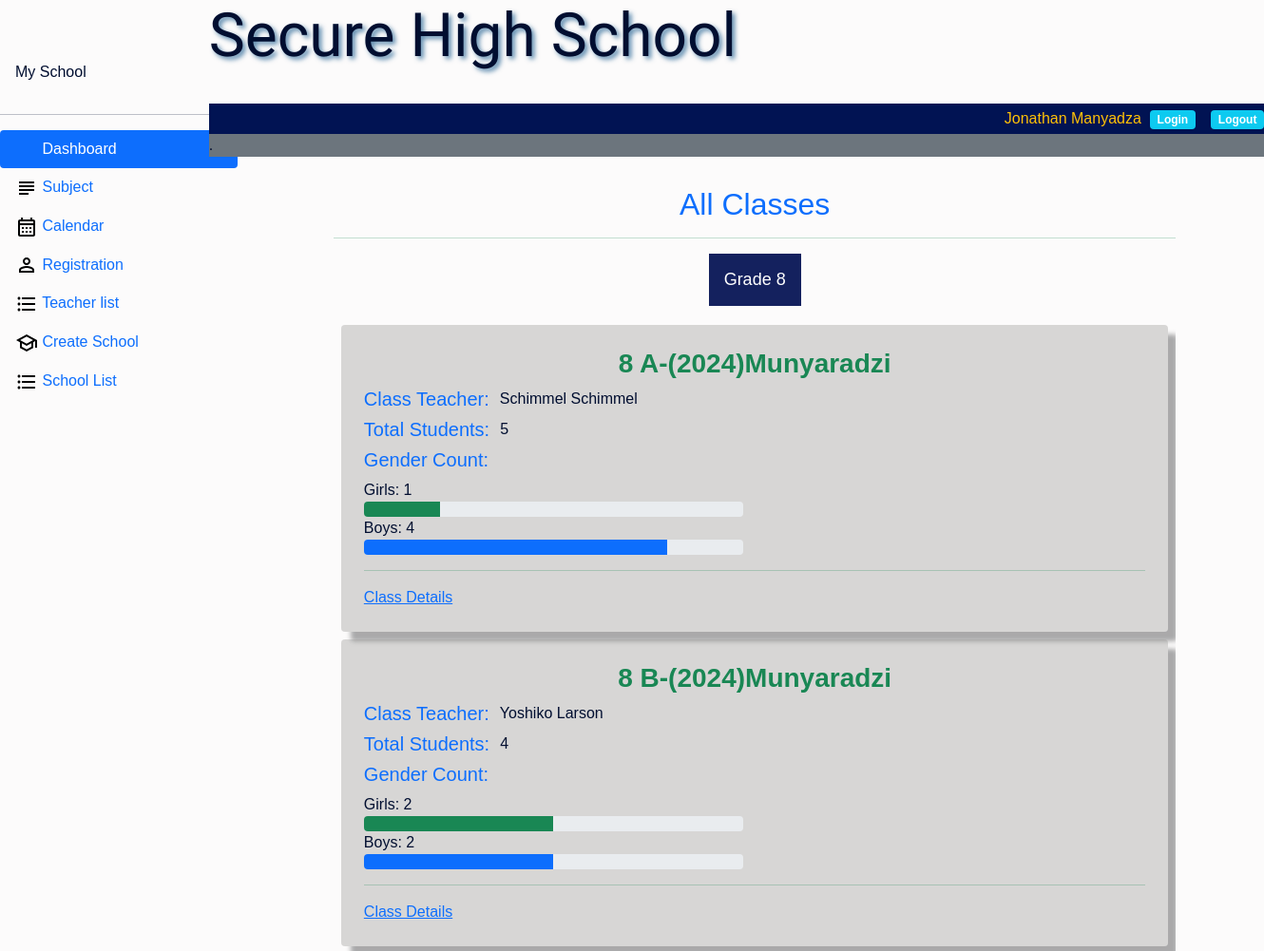
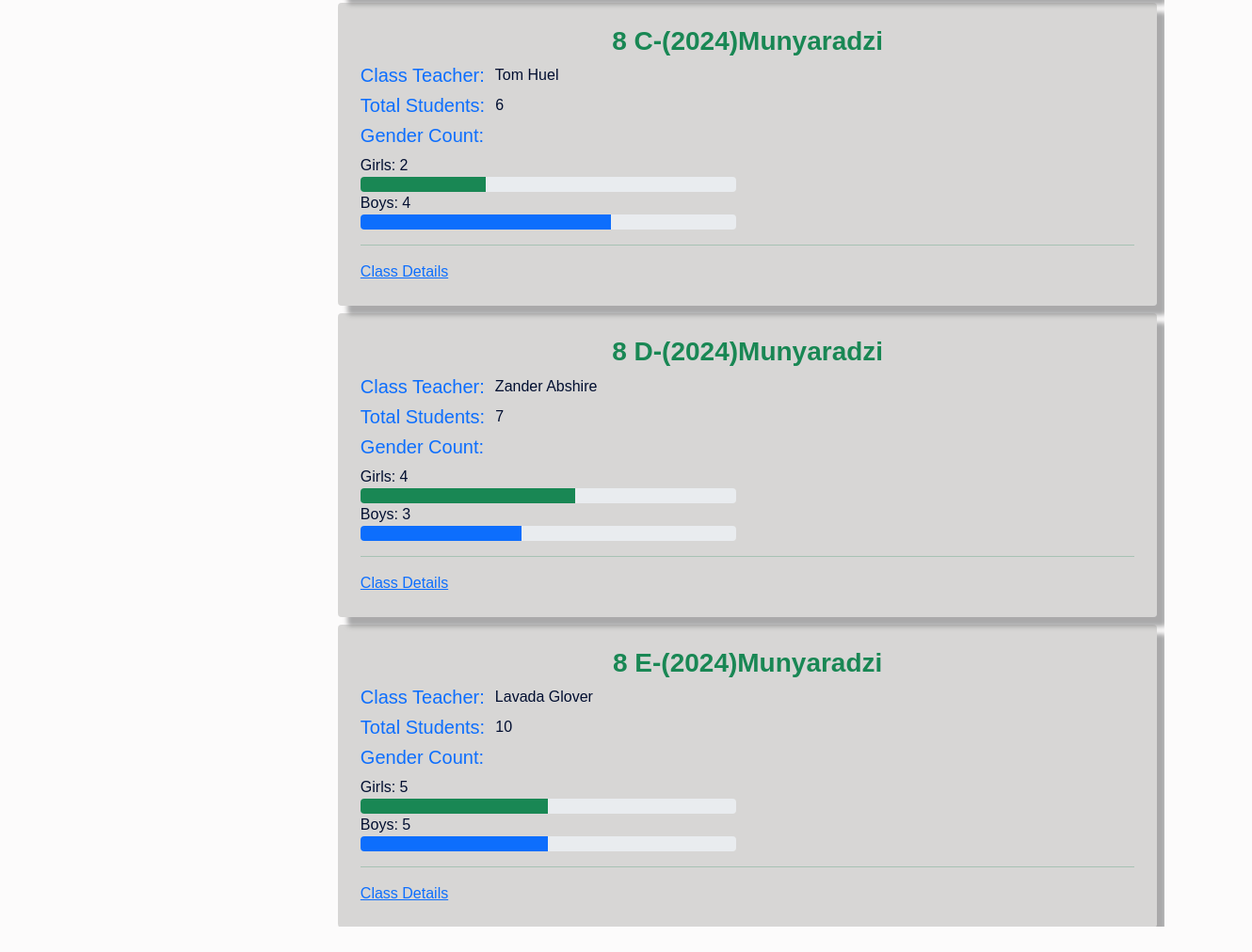
The app's page /all_classes/ (signed in) with its own data (2 pictures, top to bottom).
### customadmin/models.py (models this page shows, shortened)
class CustomUser(AbstractBaseUser, PermissionsMixin):
    USER_TYPE = (
        ('student', 'STUDENT'),
        ('teacher', 'TEACHER'),
        ('school_admin', 'SCHOOL_ADMIN'),
        ('deputy_head', 'DEPUTY_HEAD'),
        ('school_head', 'SCHOOL_HEAD'),
        ('district_admin', 'DISTRICT_ADMIN'),
    )
    POSITION = (
        ('admin', 'ADMIN'),
        ('user', 'USER'),
        ('staff', 'STAFF'),
        ('student', 'STUDENT'),
    )
    email       = models.EmailField(unique=True)
    first_name  = models.CharField(max_length=30)
    last_name   = models.CharField(max_length=30)
    position    = models.CharField(max_length=30, choices=POSITION)
    user_type   = models.CharField(max_length=30, choices=USER_TYPE)
    is_active   = models.BooleanField(default=True)
    is_staff    = models.BooleanField(default=False)
    is_school_superuser = models.BooleanField(default=False)
    objects     = CustomUserManager()
    USERNAME_FIELD = 'email'
    REQUIRED_FIELDS = ['first_name', 'last_name']
    def __str__(self):
        return f'{self.first_name} {self.last_name}'

### district/models.py (models this page shows)
class GradeLevel(models.Model):
    class GradeLevels(models.IntegerChoices):
        EIGHT  = 8, '8'
        NINE   = 9, '9'
        TEN    = 10, '10'
        ELEVEN = 11, '11'
        TWELVE = 12, '12'
    grade_level = models.IntegerField(choices=GradeLevels.choices)
    def __str__(self):
        return str(self.grade_level)

class AcademicCalendar(models.Model):
    academic_year = models.PositiveIntegerField(default=datetime.datetime.now().year, blank=True, null=True)
    term_1_start_date = models.DateField(blank=True, null=True)
    term_1_end_date   = models.DateField(blank=True, null=True)
    term_2_start_date = models.DateField(blank=True, null=True)
    term_2_end_date   = models.DateField(blank=True, null=True)
    term_3_start_date = models.DateField(blank=True, null=True)
    term_3_end_date   = models.DateField(blank=True, null=True)
    term_4_start_date = models.DateField(blank=True, null=True)
    term_4_end_date   = models.DateField(blank=True, null=True)
    is_current = models.BooleanField(default=True)
    def __str__(self):
        return f'{self.academic_year}'

class District_School_Registration(models.Model):
    school_name   = models.CharField(max_length=255,blank=True, null=True)
    address       = models.TextField(blank=True, null=True)
    phone_number  = models.CharField(max_length=20,blank=True, null=True)
    email         = models.EmailField(blank=True, null=True)
    def __str__(self):
        return f'{self.school_name}'

### student/models.py (models this page shows, shortened)
class ClassRoom(models.Model):
    name      = models.ForeignKey(ClassName, on_delete=models.CASCADE)
    grd_level = models.ForeignKey(GradeLevel, on_delete=models.CASCADE, null=True, blank=True)
    students  = models.ManyToManyField(StudentProfile, blank=True)
    class_teacher = models.ForeignKey(CustomUser, on_delete=models.SET_NULL, null=True, blank=True, related_name='assigned_class')
    max_capacity  = models.PositiveIntegerField(default=45)
    date          = models.DateField(auto_now_add=True)
    year          = models.ForeignKey(AcademicCalendar, on_delete=models.CASCADE, null=True, blank=True)
    class Meta:
        ordering = ['name']

### customsettings/models.py (models this page shows)
class ClassName(models.Model):
    CLASS_CHOICES = [
        ('A', 'A'),('B', 'B'),('C', 'C'),('D', 'D'),('E', 'E'),
    ]
    schoolprofile  = models.ForeignKey(SchoolProfile, on_delete=models.CASCADE,blank=True, null=True)
    grd_level      = models.ForeignKey(GradeLevel, on_delete=models.CASCADE, null=True, blank=True)
    classname      = models.CharField(max_length= 1, choices=CLASS_CHOICES)
    academic_year  = models.ForeignKey(AcademicCalendar, on_delete=models.CASCADE, null=True, blank=True)
    date           = models.DateField(auto_now_add=True)
    def __str__(self):
        return f"{self.grd_level} {self.classname}-({self.academic_year}){self.schoolprofile }"

class SchoolProfile(models.Model):
    school_name  = models.OneToOneField(District_School_Registration, on_delete=models.CASCADE, blank=True, null=True)
    school_logo  = models.ImageField(upload_to='school_logos/', blank=True, null=True)
    facebook     = models.URLField(blank=True)
    twitter      = models.URLField(blank=True)
    instagram    = models.URLField(blank=True)
    school_subjects   = models.ManyToManyField('SchoolSubject')
    is_setup_complete = models.BooleanField(default=False)
    def __str__(self):
       return f'{self.school_name}'

### student/views.py (the view)
# urls.py: path('all_classes/', views.all_classes,name='all_classes'),
@login_required
@user_passes_test(lambda u: u.is_superuser or u.user_type == 'school_admin')
def all_classes(request):
    classes = ClassRoom.objects.all().select_related('name__grd_level')
    grade_level_data = {}
    for classroom in classes:
        class_students = classroom.students.all()
        total_students = class_students.count()
        male_count = class_students.filter(gender='male').count()
        female_count = class_students.filter(gender='female').count()
        grade_level = classroom.name.grd_level
        if grade_level not in grade_level_data:
            grade_level_data[grade_level] = []
        total_count = male_count + female_count
        female_percentage = (female_count / total_count) * 100 if total_count > 0 else 0
        male_percentage = (male_count / total_count) * 100 if total_count > 0 else 0
        grade_level_data[grade_level].append({
            'classroom_pk': classroom.pk,
            'classroom': classroom,
            'total_students': total_students,
            'male_count': male_count,
            'female_count': female_count,
            'female_percentage': female_percentage,
            'male_percentage': male_percentage,
        })
    return render(request, 'student/all_classes.html', {'grade_level_data': grade_level_data })

### customadmin/templatetags/custom_tags.py (called while the page is built)
@register.simple_tag
def get_dashboard_url(user):
    if user.groups.filter(name='student').exists():
        return reverse('high_level_dashboard')
    elif user.groups.filter(name='staff').exists():
        return reverse('teacher_dashboard')
    elif user.groups.filter(name='school_admin').exists():
        return reverse('school_admin_dashboard')
    elif user.groups.filter(name='deputy_head').exists():
        return reverse('deputy_head_dashboard')
    elif user.groups.filter(name='school_head').exists():
        return reverse('school_head_dashboard')
    else:
        return reverse('default_dashboard')

### templates/student/all_classes.html (shortened to what this page needs)
{% extends 'partials/base.html' %}
{% load crispy_forms_tags %}
{% block content %}
<div class="col-lg-8 offset-md-1 scroll-container">
    <div class="division mt-5">
        <h2 class="text-center text-primary">All Classes</h2>
        <hr class="text-success">
        <div class="tab rounded">
            {% for grade_level, class_data in grade_level_data.items %}
            <button class="tablinks {% if forloop.first %}active{% endif %}" onclick="openTab(event, 'grade{{ grade_level }}')">Grade {{ grade_level }}</button>
            {% endfor %}
        </div>
        {% for grade_level, class_data in grade_level_data.items %}
        <div id="grade{{ grade_level }}" class="tabcontent {% if forloop.first %}active{% endif %}">
            {% for data in class_data %}
            <div class="class-details shado bg1 m-2 p-4 rounded">
                <h3 class="text-success text-center"><strong>{{ data.classroom.name }}</strong></h3>
                <div class="d-flex">
                    <h5 class="text-primary">Class Teacher:&nbsp;&nbsp;</h5>
                    {{ data.classroom.class_teacher.first_name|default:"No teacher assigned" }} {{ data.classroom.class_teacher.last_name|default:"" }}
                </div>
                <div class="d-flex">
                    <h5 class="text-primary">Total Students:&nbsp;&nbsp;</h5>
                    {{ data.total_students }}
                </div>
                <div class="d-flex">
                    <h5 class="text-primary">Gender Count:</h5>
                </div>
                <div class="row">
                    <div class="col-md-6">
                        Girls: {{ data.female_count }}
                        <div class="progress">
                            <div class="progress-bar bg-success" role="progressbar" style="width: {{ data.female_percentage }}%;" aria-valuenow="{{ data.female_count }}" aria-valuemin="0" aria-valuemax="{{ data.total_students }}"></div>
                        </div>
                        Boys: {{ data.male_count }}
                        <div class="progress">
                            <div class="progress-bar bg-primary" role="progressbar" style="width: {{ data.male_percentage }}%;" aria-valuenow="{{ data.male_count }}" aria-valuemin="0" aria-valuemax="{{ data.total_students }}"></div>
                        </div>
                    </div>
                </div>
                <hr class="text-success">
                <a href="{% url 'classroom_details' pk=data.classroom_pk %}">Class Details</a>
            </div>
            {% endfor %}
        </div>
        {% endfor %}
    </div>
</div>
{% endblock %}

### templates/partials/nav.html
<nav class=" position-fixed  mb-5"  style="height: 100px; width: 85%;">
    <h1 class="display-3 pirata"> Secure High School </h1>
    <br>
    <div class="bg3 p-1 d-flex justify-content-end " style="width: 100%;">
        <span class="text-warning">{{ request.user }}&nbsp;&nbsp; </span>
        <a href="{% url 'login' %}" class="text-white me-3"><span class="badge bg-info">Login</span> </a>
        <a href="{% url 'account_logout' %}" class="text-white me-3"><span class="badge bg-info">Logout</span></a>
    </div>
    <div class="bg-secondary">.</div>
</nav>

### static/css/academia.css (style rules this page uses)
body { background: rgb(252, 251, 251); color: rgb(1, 14, 48); font-family: sans-serif; font-weight: 400; font-style: normal; }

### static/css/base.css (style rules this page uses)
.pirata { text-shadow: 3px 3px 5px rgba(24, 90, 141, 0.7); font-family: 'Pirata One', system-ui, sans-serif; font-weight: 500; font-style: normal; }
.scroll-container { max-height: 80vh; overflow-y: auto; }
.bg1 { background-color: rgba(143, 143, 141, 0.336); }
.bg3 { background-color: #011353; }
nav { display: inline-block; }
.shado { box-shadow: 10px 10px 5px rgba(89, 89, 90, 0.507); }

### templates/student/all_classes.html (style rules this page uses)
.tab { overflow: hidden; margin-bottom: 20px; display: flex; justify-content: center; }
.tab button { background-color: #446E9B; border: none; outline: none; cursor: pointer; padding: 14px 16px; transition: 0.3s; font-size: 18px; }
.tab button.active { background-color: #071555f1; color: white; }
.tabcontent { display: none; }
.class-details { margin-bottom: 20px; margin-left: 20px; }
.scroll-container { max-height: 80vh; overflow-y: auto; }

### records on screen
CustomUser: user "Jonathan Manyadza"
GradeLevel: grade_level "8"
ClassRoom: classroom.name "8 A-(2024)Munyaradzi", classroom.class_teacher.first_name "Schimmel", classroom.class_teacher.last_name "Schimmel", total_students "5", female_count "1", {{ data.female_percentage }} 20.0 (drawn), male_count "4", {{ data.male_percentage }} 80.0 (drawn)
ClassRoom: classroom.name "8 B-(2024)Munyaradzi", classroom.class_teacher.first_name "Yoshiko", classroom.class_teacher.last_name "Larson", total_students "4", female_count "2", {{ data.female_percentage }} 50.0 (drawn), male_count "2", {{ data.male_percentage }} 50.0 (drawn)
ClassRoom: classroom.name "8 C-(2024)Munyaradzi", classroom.class_teacher.first_name "Tom", classroom.class_teacher.last_name "Huel", total_students "6", female_count "2", {{ data.female_percentage }} 33.33333333333333 (drawn), male_count "4", {{ data.male_percentage }} 66.66666666666666 (drawn)
ClassRoom: classroom.name "8 D-(2024)Munyaradzi", classroom.class_teacher.first_name "Zander", classroom.class_teacher.last_name "Abshire", total_students "7", female_count "4", {{ data.female_percentage }} 57.14285714285714 (drawn), male_count "3", {{ data.male_percentage }} 42.857142857142854 (drawn)
ClassRoom: classroom.name "8 E-(2024)Munyaradzi", classroom.class_teacher.first_name "Lavada", classroom.class_teacher.last_name "Glover", total_students "10", female_count "5", {{ data.female_percentage }} 50.0 (drawn), male_count "5", {{ data.male_percentage }} 50.0 (drawn)
